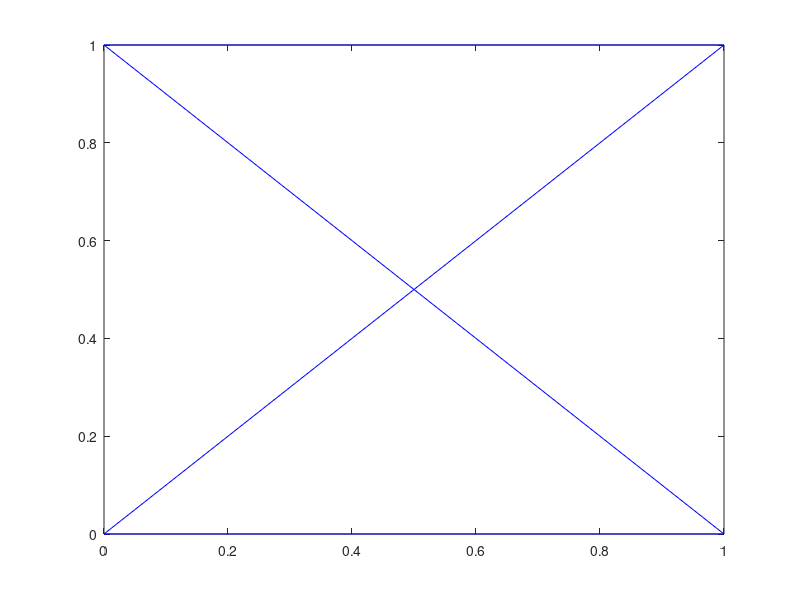
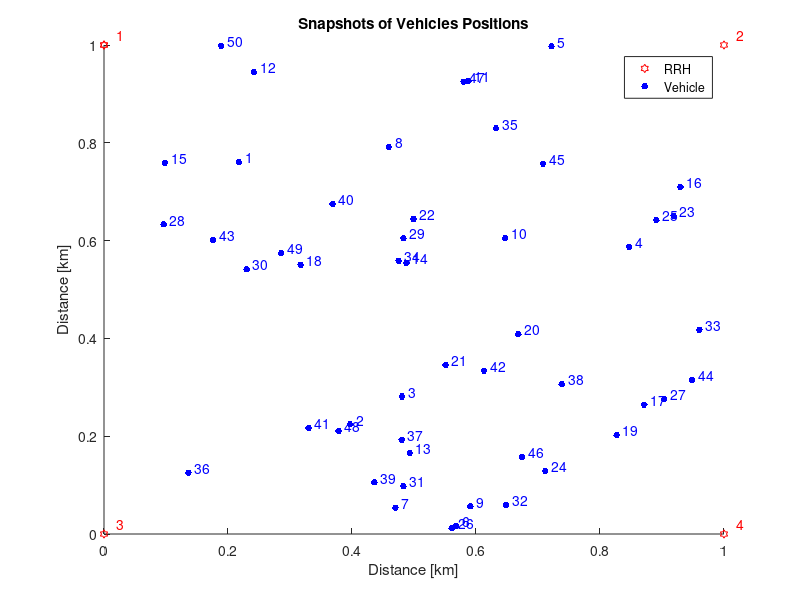

The MATLAB source for these figures, in order: (Note: this script raises an error after producing the figures.)
clear; clc; clf;
x1 = 0; x2 = 1;
y1 = 0; y2 = 1;
x = [x1, x2, x1, x2, x1];
y = [y2, y2, y1, y1, y2];
plot(x, y, 'b-');
hold on;
hConnections = [];
numberOfVehicles = 50; % 40; 30; 20; 10;
numberOfRRHs = 4;
x3 = rand(1, numberOfVehicles);
y3 = rand(1, numberOfVehicles);
close all;
figure;
hold on;
hNodes = plot(x, y, 'rh', x3, y3, 'b.', 'MarkerSize', 15);
title('Snapshots of Vehicles Positions')
xlabel('Distance [km]')
ylabel('Distance [km]')
legend({'RRH','Vehicle'})
for i = 1 : numberOfRRHs
    text(x(i)+0.02,y(i)+0.02, num2str(i),'Color','r')
end
for j = 1 : numberOfVehicles
    text(x3(j)+0.01, y3(j)+0.01, num2str(j),'Color','b')
end
for i = 1 : size(x,1)-1
    for j = i+1 : size(x,1)
        hConnections = [hConnections ; line([x(i);x(j)], [y(i);y(j)])];
    end
end
alpha = 3.5;
PtdBm = 23;
Pt = 10^(PtdBm/10);
R = 1;
In = calcIn(alpha,R,Pt);
BW = 10*10^(6);
NOcdBm = -174 + 10*log10(BW);
NOc = 10^(NOcdBm/10);
Distance = zeros;
SINR = zeros;
SINRdB =zeros;
Efficiency = zeros;
DataRate = zeros;
UpLinkDataRate = zeros;
MaxRB = zeros;
ReqRB = zeros;
CeilofReqRB = zeros;

count = 1;
for i = 1 : numberOfRRHs
    for j = 1 : numberOfVehicles
    Distance(i,j) = sqrt((x(i) - x3(j))^2 + (y(i) - y3(j))^2);
    SINR(i,j) = (Pt*((Distance(i,j)).^-alpha))/((numberOfRRHs)*In + NOc);
    SINRdB(i,j)=10*log10(SINR(i,j));
    if (SINRdB(i,j) <= -9.5)
        Efficiency(i,j) = 0.000001;
    elseif (SINRdB(i,j) > -9.5) && (SINRdB(i,j) <= -6.7)
        Efficiency(i,j) = 0.1523;
    elseif (SINRdB(i,j) > -6.7) && (SINRdB(i,j) <= -4.1)
        Efficiency(i,j) = 0.2344;
    elseif (SINRdB(i,j) > -4.1) && (SINRdB(i,j) <= -1.8)
        Efficiency(i,j) = 0.3770;
    elseif (SINRdB(i,j) > -1.8) && (SINRdB(i,j) <= 0.4)
        Efficiency(i,j) = 0.6016;    
    elseif (SINRdB(i,j) > 0.4) && (SINRdB(i,j) <= 2.5)
        Efficiency(i,j) = 0.8770;
    elseif (SINRdB(i,j) > 2.5) && (SINRdB(i,j) <= 4.5)
        Efficiency(i,j) = 1.1758;    
    elseif (SINRdB(i,j) > 4.5) && (SINRdB(i,j) <= 6.5)
        Efficiency(i,j) = 1.4766;    
    elseif (SINRdB(i,j) > 6.5) && (SINRdB(i,j) <= 8.5)
        Efficiency(i,j) = 1.9141;
    elseif (SINRdB(i,j) > 8.5) && (SINRdB(i,j) <= 10.3)
        Efficiency(i,j) = 2.4063;        
    elseif (SINRdB(i,j) > 10.3) && (SINRdB(i,j) <= 12.3)
        Efficiency(i,j) = 2.7305;    
    elseif (SINRdB(i,j) > 12.3) && (SINRdB(i,j) <= 14.2)
        Efficiency(i,j) = 3.3223;    
    elseif (SINRdB(i,j) > 14.2) && (SINRdB(i,j) <= 15.9)
        Efficiency(i,j) = 3.9023;
    elseif (SINRdB(i,j) > 15.9) && (SINRdB(i,j) <= 17.8)
        Efficiency(i,j) = 4.5234;    
    elseif (SINRdB(i,j) > 17.8) && (SINRdB(i,j) <= 19.8)
        Efficiency(i,j) = 5.1152;    
    elseif (SINRdB(i,j) > 19.8) 
        Efficiency(i,j) = 5.5547;
    end
          
    DataRate(i,j) = 12*14*Efficiency(i,j)*1000;
    UpLinkDataRate(j) = 1000000;
    MaxRB(i) = 50;
    ReqRB(i,j) = UpLinkDataRate(j)/DataRate(i,j);
    CeilofReqRB(i,j) = ceil(ReqRB(i,j));

    count = count + 1; 

    end
end

disp(SINRdB)
disp(Efficiency)
disp(DataRate)
disp(ReqRB)
disp(CeilofReqRB)

figure;
hold on;
subplot(2,2,1)
bar(Distance(1,:),0.4,'b');

title('Vehicles Distances from RRH1')
xlabel('Vehicles')
ylabel('Distance [km]')

subplot(2,2,2)
bar(Distance(2,:),0.4,'r');
title('Vehicles Distances from RRH2')
xlabel('Vehicles')
ylabel('Distance [km]')

subplot(2,2,3)
bar(Distance(3,:),0.4,'g');
title('Vehicles Distances from RRH3')
xlabel('Vehicles')
ylabel('Distance [km]')

subplot(2,2,4)
bar(Distance(4,:),0.4,'m');
title('Vehicles Distances from RRH4')
xlabel('Vehicles')
ylabel('Distance [km]')

figure;
hold on;

subplot(2,2,1)
bar(SINRdB(1,:),0.4,'b');
title('RRH1 & Pt = 23 [dBm]')
xlabel('Vehicles')
ylabel('SINR  [dB]')

subplot(2,2,2)
bar(SINRdB(2,:),0.4,'r');
title('RRH2 & Pt = 23 [dBm]')
xlabel('Vehicles')
ylabel('SINR  [dB]')

subplot(2,2,3)
bar(SINRdB(3,:),0.4,'g');
title('RRH3 & Pt = 23 [dBm]')
xlabel('Vehicles')
ylabel('SINR  [dB]')

subplot(2,2,4)
bar(SINRdB(4,:),0.4,'m');
title('RRH4 & Pt = 23 [dBm]')
xlabel('Vehicles')
ylabel('SINR  [dB]')
